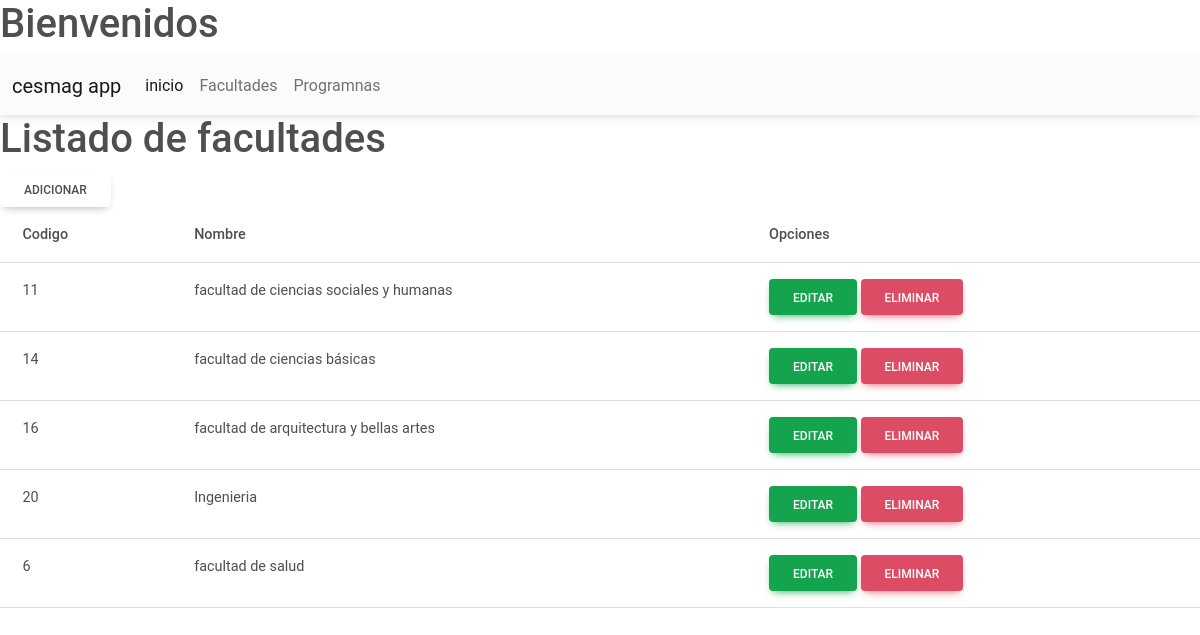
Screenshot of /facultades.php with the database file from the repository.
### tables this page shows
CREATE TABLE `facultad` (
  `codigo_fac` varchar(5) NOT NULL,
  `Nombre_fac` varchar(100) NOT NULL
);

### facultades.php (the view, shortened to what this page needs)
<?php
include 'index.php';
include 'conexin.php';
?>
<h1> Listado de facultades </h1>
<div aling = "Right">
   <a class ="btn btn-prmary"  href = "form_registro_fac.php">Adicionar</a>
</div>
<table class="table">
  <thead>
    <tr>
      <th scope="col">Codigo</th>
      <th scope="col">Nombre</th>
      <th scope="col">Opciones</th>
    </tr>
  </thead>
  <tbody>
  <?php
        $sql = "SELECT * FROM facultad";
        $result = $conn->query($sql);
        if ($result->num_rows > 0) {
            while($row = $result->fetch_assoc()) {
                echo "<tr>";
                echo "<td>".$row["codigo_fac"]."</td>";
                echo "<td>".$row["Nombre_fac"]."</td>";
                echo "<td>
                    <a class='btn btn-success'>Editar</a>
                    <a class='btn btn-danger' href='eliminarFac.php?id=".$row["codigo_fac"]."'>Eliminar</a>
                    </td>";
                echo "</tr>";
            }
        } else {
            echo "0 resultados";
        }
    ?>
  </tbody>
</table>

### index.php (shortened to what this page needs)
<!DOCTYPE html>
<html lang="en">
<head>
</head>
<link rel="stylesheet" href="css/mdb.min.css">
<body>
    <h1>Bienvenidos</h1>
   <nav class="navbar navbar-expand-lg navbar-light bg-light">
  <div class="container-fluid">
    <a class="navbar-brand" href="#">cesmag app</a>
    <div class="collapse navbar-collapse" id="Cesmag app">
      <ul class="navbar-nav">
        <li class="nav-item">
          <a class="nav-link active" aria-current="page" href="index.php">inicio</a>
        </li>
        <li class="nav-item">
          <a class="nav-link" href="facultades.php">Facultades</a>
        </li>
        <li class="nav-item">
          <a class="nav-link" href="programas.php">Programnas</a>
        </li>
      </ul>
    </div>
  </div>
</nav>
</body>
</html>

### rows the page displays
facultad: codigo_fac "11", Nombre_fac "facultad de ciencias sociales y humanas"
facultad: codigo_fac "14", Nombre_fac "facultad de ciencias básicas"
facultad: codigo_fac "16", Nombre_fac "facultad de arquitectura y bellas artes"
facultad: codigo_fac "20", Nombre_fac "Ingenieria"
facultad: codigo_fac "6", Nombre_fac "facultad de salud"
